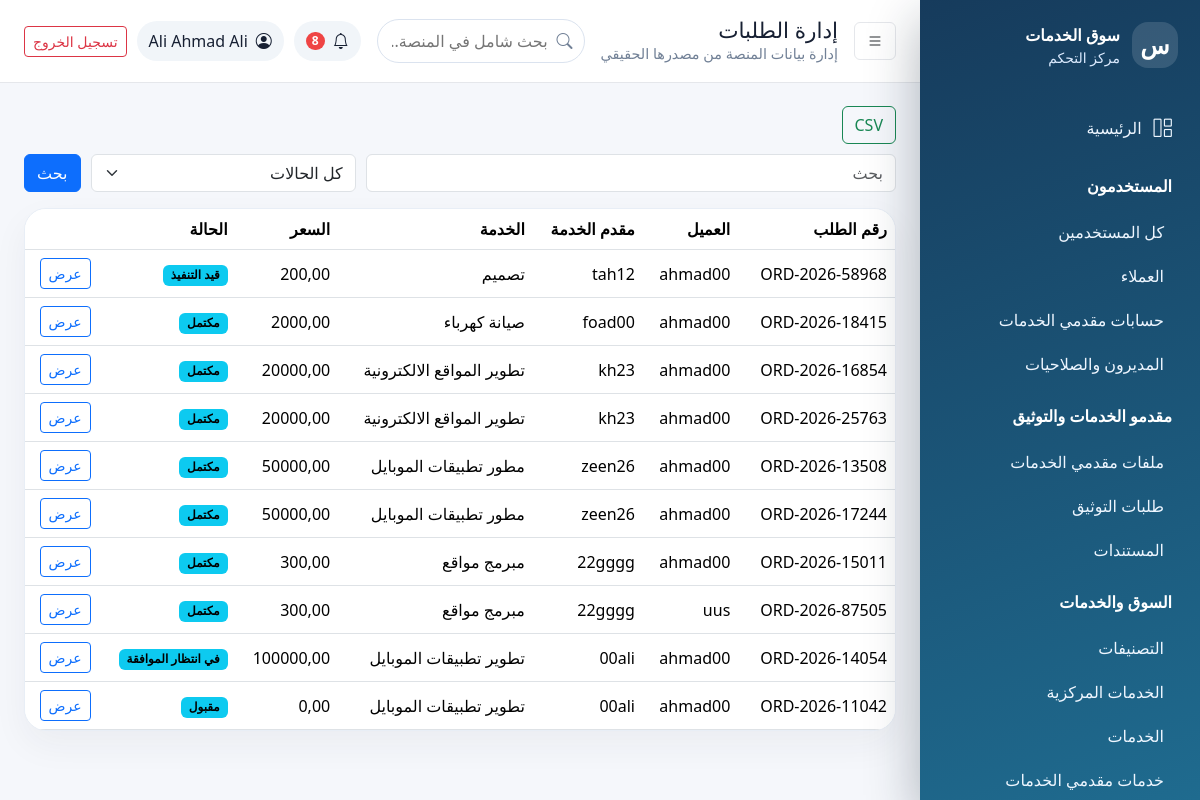
Page /dashboard/orders/ (signed in) on the committed database.
### apps/accounts/models.py (models this page shows, shortened)
class User(AbstractUser):
    ROLE_CHOICES = (
        ('customer', 'عميل'),
        ('provider', 'مقدم خدمة'),
        ('admin', 'مدير'),
        ('super_admin', 'مدير عام'),
    )
    email = models.EmailField('البريد الإلكتروني', unique=True)
    role = models.CharField('الدور', max_length=20, choices=ROLE_CHOICES, default='customer')
    phone = models.CharField('رقم الجوال', max_length=20, blank=True)
    city = models.CharField('المدينة', max_length=100, blank=True)
    location_city = models.ForeignKey('core.City', on_delete=models.SET_NULL, null=True, blank=True, related_name='users', verbose_name='المدينة المختارة')
    location_district = models.ForeignKey('core.District', on_delete=models.SET_NULL, null=True, blank=True, related_name='users', verbose_name='المديرية المختارة')
    is_verified = models.BooleanField('حساب موثق', default=False)
    is_active = models.BooleanField('حساب نشط', default=True)
    created_at = models.DateTimeField('تاريخ الإنشاء', auto_now_add=True)
    updated_at = models.DateTimeField('تاريخ التحديث', auto_now=True)
    USERNAME_FIELD = 'username'
    REQUIRED_FIELDS = ['email']
    class Meta:
        verbose_name = 'مستخدم'
        verbose_name_plural = 'المستخدمون'
        ordering = ['-created_at']

### apps/orders/models.py (models this page shows, shortened)
class Order(models.Model):
    STATUS_PENDING='pending'; STATUS_ACCEPTED='accepted'; STATUS_PAYMENT_PENDING='payment_pending'; STATUS_PAID='paid'; STATUS_IN_PROGRESS='in_progress'; STATUS_DELIVERED='delivered'; STATUS_COMPLETED='completed'; STATUS_REJECTED='rejected'; STATUS_CANCELLED='cancelled'; STATUS_DISPUTED='disputed'
    STATUS_CHOICES = [
        (STATUS_PENDING, 'في انتظار الموافقة'),
        (STATUS_ACCEPTED, 'مقبول'),
        (STATUS_PAYMENT_PENDING, 'بانتظار الدفع'),
        (STATUS_PAID, 'مدفوع'),
        (STATUS_IN_PROGRESS, 'قيد التنفيذ'),
        (STATUS_DELIVERED, 'تم التسليم'),
        (STATUS_COMPLETED, 'مكتمل'),
        (STATUS_REJECTED, 'مرفوض'),
        (STATUS_CANCELLED, 'ملغي'),
        (STATUS_DISPUTED, 'متنازع عليه'),
    ]
    PAYMENT_STATUS_CHOICES = [
        ('pending', 'في الانتظار'),
        ('processing', 'قيد المعالجة'),
        ('paid', 'مدفوع'),
        ('failed', 'فشل'),
        ('refunded', 'مسترد'),
        ('cancelled', 'ملغي'),
    ]
    customer = models.ForeignKey(
        User,
        on_delete=models.CASCADE,
        related_name='orders_as_customer',
        limit_choices_to={'role': 'customer'},
        verbose_name='العميل'
    )
    provider = models.ForeignKey(
        User,
        on_delete=models.CASCADE,
        related_name='orders_as_provider',
        limit_choices_to={'role': 'provider'},
        verbose_name='مقدم الخدمة'
    )
    service = models.ForeignKey(
        Service,
        on_delete=models.SET_NULL,
        null=True,
        related_name='orders',
        verbose_name='الخدمة'
    )
    order_number = models.CharField(
        max_length=50,
        unique=True,
        editable=False,
        verbose_name='رقم الطلب'
    )
    title = models.CharField(
        max_length=200,
        verbose_name='عنوان الطلب'
    )
    description = models.TextField(
        verbose_name='تفاصيل ومتطلبات الطلب',
        help_text='اشرح ما تريده بالتفصيل'
    )
    agreed_price = models.DecimalField(
        max_digits=10,
        decimal_places=2,
        validators=[MinValueValidator(0)],
        verbose_name='السعر المتفق عليه (ريال)'
    )
    delivery_days = models.IntegerField(
        validators=[MinValueValidator(1)],
        verbose_name='مدة التسليم (بالأيام)'
    )
    expected_delivery_date = models.DateField(
        null=True,
        blank=True,
        verbose_name='تاريخ التسليم المتوقع'
    )
    status = models.CharField(
        max_length=20,
        choices=STATUS_CHOICES,
        default='pending',
        verbose_name='حالة الطلب'
    )
    currency = models.CharField(max_length=3, default='YER', verbose_name='العملة')
    commission_rate = models.DecimalField(max_digits=5, decimal_places=2, null=True, blank=True)
    commission_amount = models.DecimalField(max_digits=10, decimal_places=2, null=True, blank=True)
    provider_net_amount = models.DecimalField(max_digits=10, decimal_places=2, null=True, blank=True)
    payment_status = models.CharField(
        max_length=20,
        choices=PAYMENT_STATUS_CHOICES,
        default='pending',
        verbose_name='حالة الدفع'
    )
    created_at = models.DateTimeField(
        auto_now_add=True,
        verbose_name='تاريخ الإنشاء'
    )
    accepted_at = models.DateTimeField(
        null=True,
        blank=True,
        verbose_name='تاريخ القبول'
    )
    started_at = models.DateTimeField(
        null=True,
        blank=True,
        verbose_name='تاريخ البدء'
    )
    delivered_at = models.DateTimeField(
        null=True,
        blank=True,
        verbose_name='تاريخ التسليم'
    )
    completed_at = models.DateTimeField(
        null=True,
        blank=True,
        verbose_name='تاريخ الإكمال'
    )
    cancelled_at = models.DateTimeField(
        null=True,
        blank=True,
        verbose_name='تاريخ الإلغاء'
    )
    dispute_reason = models.TextField(blank=True, verbose_name='سبب النزاع')
    cancellation_reason = models.TextField(
        blank=True,
        verbose_name='سبب الإلغاء'
    )
    class Meta:
        verbose_name = 'طلب'
        verbose_name_plural = 'الطلبات'
        ordering = ['-created_at']
        indexes = [
            models.Index(fields=['status', '-created_at']),
            models.Index(fields=['customer', 'status']),
            models.Index(fields=['provider', 'status']),
            models.Index(fields=['order_number']),
        ]
    ALLOWED_TRANSITIONS={STATUS_PENDING:{STATUS_ACCEPTED,STATUS_REJECTED,STATUS_CANCELLED},STATUS_ACCEPTED:{STATUS_PAYMENT_PENDING,STATUS_CANCELLED},STATUS_PAYMENT_PENDING:{STATUS_PAID,STATUS_CANCELLED},STATUS_PAID:{STATUS_IN_PROGRESS,STATUS_DISPUTED},STATUS_IN_PROGRESS:{STATUS_DELIVERED,STATUS_DISPUTED},STATUS_DELIVERED:{STATUS_COMPLETED,STATUS_DISPUTED}}

### apps/marketplace/models.py (models this page shows, shortened)
class Service(models.Model):
    PRICE_TYPE_CHOICES = [
        ('fixed', 'سعر ثابت'),
        ('hourly', 'بالساعة'),
        ('negotiable', 'قابل للتفاوض'),
    ]
    CURRENCY_CHOICES = [
        ('YER', 'ريال يمني'),
        ('SAR', 'ريال سعودي'),
        ('USD', 'دولار أمريكي'),
    ]
    STATUS_CHOICES = [
        ('pending', 'قيد المراجعة'),
        ('active', 'نشط'),
        ('paused', 'متوقف مؤقتاً'),
        ('closed', 'مغلق'),
    ]
    provider = models.ForeignKey(
        User,
        on_delete=models.CASCADE,
        related_name='services',
        limit_choices_to={'role': 'provider'},
        verbose_name='مقدم الخدمة'
    )
    category = models.ForeignKey(
        Category,
        on_delete=models.SET_NULL,
        null=True,
        related_name='services',
        verbose_name='التصنيف'
    )
    provider_service = models.ForeignKey(
        'ProviderService',
        on_delete=models.PROTECT,
        null=True,
        blank=True,
        related_name='commercial_services',
        verbose_name='اعتماد مقدم الخدمة',
        help_text='الخدمة المركزية المعتمدة التي ينتمي إليها هذا العرض التجاري',
    )
    title = models.CharField(
        max_length=200,
        verbose_name='عنوان الخدمة'
    )
    description = models.TextField(
        verbose_name='وصف الخدمة',
        help_text='اشرح ما تقدمه في هذه الخدمة بالتفصيل'
    )
    price_type = models.CharField(
        max_length=20,
        choices=PRICE_TYPE_CHOICES,
        default='fixed',
        verbose_name='نوع السعر'
    )
    currency = models.CharField(
        max_length=3,
        choices=CURRENCY_CHOICES,
        default='YER',
        verbose_name='العملة'
    )
    price = models.DecimalField(
        max_digits=10,
        decimal_places=2,
        null=True,
        blank=True,
        validators=[MinValueValidator(0)],
        verbose_name='السعر',
        help_text='اترك فارغاً إذا كان قابل للتفاوض'
    )
    delivery_time = models.IntegerField(
        validators=[MinValueValidator(1)],
        verbose_name='مدة التسليم (بالأيام)',
        help_text='كم يوماً تحتاج لإنجاز هذه الخدمة؟'
    )
    image = models.ImageField(
        upload_to='services/%Y/%m/',
        null=True,
        blank=True,
        verbose_name='صورة الخدمة'
    )
    status = models.CharField(
        max_length=20,
        choices=STATUS_CHOICES,
        default='pending',
        verbose_name='الحالة'
    )
    views_count = models.IntegerField(
        default=0,
        verbose_name='عدد المشاهدات'
    )
    orders_count = models.IntegerField(
        default=0,
        verbose_name='عدد الطلبات'
    )
    average_rating = models.DecimalField(
        max_digits=3,
        decimal_places=2,
        default=0,
        validators=[MinValueValidator(0), MaxValueValidator(5)],
        verbose_name='متوسط التقييم'
    )
    is_featured = models.BooleanField(
        default=False,
        verbose_name='خدمة مميزة',
        help_text='ستظهر في الصفحة الرئيسية'
    )
    created_at = models.DateTimeField(
        auto_now_add=True,
        verbose_name='تاريخ الإنشاء'
    )
    updated_at = models.DateTimeField(
        auto_now=True,
        verbose_name='تاريخ التعديل'
    )
    class Meta:
        verbose_name = 'خدمة'
        verbose_name_plural = 'الخدمات'
        ordering = ['-created_at']
        constraints = [models.CheckConstraint(check=models.Q(price__gte=0) | models.Q(price__isnull=True), name='service_price_non_negative')]
        indexes = [
            models.Index(fields=['status', '-created_at']),
            models.Index(fields=['category', 'status']),
            models.Index(fields=['provider', 'status']),
        ]

### apps/dashboard/views.py (the view)
# urls.py: path('orders/', views.orders_list, name='orders'), path('orders/<str:order_number>/', views.order_detail, name='order_detail'), path('orders/<str:order_number>/status/', views.order_status_action, nam
@dashboard_required
def orders_list(request):
    qs=Order.objects.select_related('customer','provider','service')
    qs=_search(qs,request.GET.get('q'),['order_number','title','customer__username','provider__username','service__title'])
    if request.GET.get('status'): qs=qs.filter(status=request.GET['status'])
    qs=_date_filter(qs,request); qs=_sort(qs,request,{'created_at','-created_at','agreed_price','-agreed_price','status'},'-created_at')
    return render(request,'dashboard/orders/list.html',{**_common(request,'إدارة الطلبات'),'page_obj':_paginate(request,qs),'status_choices':Order.STATUS_CHOICES})

### apps/core/context_processors.py (called while the page is built)
def maps_settings(request):
    return {'MAPS_API_KEY': settings.MAPS_API_KEY}

### apps/dashboard/permissions.py (called while the page is built)
def can_access_dashboard(user):
    return bool(user.is_authenticated and user.is_active and (user.is_staff or user.is_superuser or getattr(user, 'role', '') in {'admin', 'super_admin'}))

def dashboard_required(view_func):
    @wraps(view_func)
    def _wrapped(request, *args, **kwargs):
        if not request.user.is_authenticated:
            return redirect('dashboard:login')
        if not can_access_dashboard(request.user):
            raise PermissionDenied('ليست لديك صلاحية الدخول إلى لوحة التحكم.')
        return view_func(request, *args, **kwargs)
    return _wrapped

### apps/dashboard/views.py (called while the page is built)
def _paginate(request, qs, per_page=PER_PAGE): return Paginator(qs, per_page).get_page(request.GET.get('page'))

def _common(request, title):
    unread = request.user.notifications.filter(is_read=False).count() if hasattr(request.user, 'notifications') else 0
    return {'page_title': title, 'unread_notifications': unread}

def _search(qs, q, fields):
    if not q: return qs
    query=Q()
    for field in fields: query |= Q(**{f'{field}__icontains': q})
    return qs.filter(query)

def _date_filter(qs, request, field='created_at'):
    if request.GET.get('date_from'): qs=qs.filter(**{f'{field}__date__gte': request.GET['date_from']})
    if request.GET.get('date_to'): qs=qs.filter(**{f'{field}__date__lte': request.GET['date_to']})
    return qs

def _sort(qs, request, allowed, default):
    key=request.GET.get('sort', default)
    return qs.order_by(key if key in allowed else default)

### apps/dashboard/templates/dashboard/orders/list.html
{% extends 'dashboard/base.html' %}{% block content %}<div class="bulk-bar"><a class="btn btn-outline-success" href="{% url 'dashboard:export' 'orders' %}?{{ request.GET.urlencode }}">CSV</a></div><form class="filters"><input name="q" class="form-control" value="{{ request.GET.q }}" placeholder="بحث"><select name="status" class="form-select"><option value="">كل الحالات</option>{% for k,v in status_choices %}<option value="{{ k }}">{{ v }}</option>{% endfor %}</select><button class="btn btn-primary">بحث</button></form><div class="table-card">{% include 'dashboard/orders/table.html' with orders=page_obj %}</div>{% include 'dashboard/partials/pagination.html' %}{% endblock %}

### apps/dashboard/templates/dashboard/partials/header.html
<header class="dash-header"><button class="btn icon-btn" data-sidebar-toggle><i class="bi bi-list"></i></button><div><h1>{{ page_title }}</h1><p>إدارة بيانات المنصة من مصدرها الحقيقي</p></div><form class="global-search" action="{% url 'dashboard:global_search' %}" method="get"><label class="visually-hidden" for="dashboard-search">بحث شامل في المنصة</label><i class="bi bi-search"></i><input id="dashboard-search" name="q" value="{{ request.GET.q }}" minlength="2" placeholder="بحث شامل في المنصة..." autocomplete="off"></form><div class="header-actions"><span class="notif"><i class="bi bi-bell"></i>{% if unread_notifications %}<b>{{ unread_notifications }}</b>{% endif %}</span><div class="user-pill"><i class="bi bi-person-circle"></i><span>{{ request.user.get_full_name|default:request.user.username }}</span></div><a class="btn btn-outline-danger btn-sm" href="{% url 'accounts:logout' %}">تسجيل الخروج</a></div></header>

### apps/dashboard/templates/dashboard/orders/table.html
<div class="table-responsive"><table class="table"><thead><tr><th>رقم الطلب</th><th>العميل</th><th>مقدم الخدمة</th><th>الخدمة</th><th>السعر</th><th>الحالة</th><th></th></tr></thead><tbody>{% for o in orders %}<tr><td>{{ o.order_number }}</td><td>{{ o.customer.username }}</td><td>{{ o.provider.username }}</td><td>{{ o.service.title|default:'-' }}</td><td>{{ o.agreed_price }}</td><td><span class="badge text-bg-info">{{ o.get_status_display }}</span></td><td><a href="{% url 'dashboard:order_detail' o.order_number %}" class="btn btn-sm btn-outline-primary">عرض</a></td></tr>{% empty %}<tr><td colspan="7">{% include 'dashboard/partials/empty.html' %}</td></tr>{% endfor %}</tbody></table></div>

### apps/dashboard/static/dashboard/css/dashboard.css (style rules this page uses)
:root { --side:#163b5c;--side2:#1f6b8f;--bg:#f5f7fb;--card:#fff;--text:#172033;--muted:#718096;--primary:#2563eb }
body { font-family:Tajawal,system-ui,-apple-system,"Segoe UI",sans-serif;background:var(--bg);color:var(--text) }
.dash-header { height:82px;background:#fff;display:flex;align-items:center;gap:16px;padding:0 24px;box-shadow:0 1px 0 #e5e7eb;position:sticky;top:0;z-index:1000 }
.dash-header h1 { font-size:1.35rem;margin:0 }
.dash-header p { margin:0;color:var(--muted);font-size:.9rem }
.header-actions { margin-inline-start:auto;display:flex;align-items:center;gap:10px }
.icon-btn { border:1px solid #e5e7eb;background:#fff }
.user-pill,.notif { display:flex;align-items:center;gap:8px;background:#f1f5f9;border-radius:999px;padding:8px 12px }
.notif { position:relative }
.notif b { background:#ef4444;color:#fff;border-radius:99px;padding:0 6px;font-size:.75rem }
.stat-card,.panel,.table-card { background:var(--card);border:1px solid #e8eef6;border-radius:22px;box-shadow:0 14px 35px #1e293b0d }
.table-card { overflow:auto }
.table { margin:0;vertical-align:middle }
.filters { display:grid;grid-template-columns:2fr 1fr auto;gap:10px;margin-bottom:16px }
.bulk-bar { display:flex;gap:8px;align-items:center;margin-bottom:10px }
.global-search { position:relative;flex:1;max-width:420px;margin-inline-start:auto }
.global-search i { position:absolute;inset-inline-start:12px;top:50%;transform:translateY(-50%);color:var(--muted) }
.global-search input { width:100%;border:1px solid #dbe3ef;border-radius:999px;padding:9px 36px 9px 14px;outline:none }

### rows in the picture
User: user.get_full_name "Ali Ahmad Ali"
Order: order_number "ORD-2026-58968", customer.username "ahmad00", provider.username "tah12", service "تصميم", agreed_price "200,00", status "قيد التنفيذ"
Order: order_number "ORD-2026-18415", customer.username "ahmad00", provider.username "foad00", service "صيانة كهرباء", agreed_price "2000,00", status "مكتمل"
Order: order_number "ORD-2026-16854", customer.username "ahmad00", provider.username "kh23", service "تطوير المواقع الالكترونية", agreed_price "20000,00", status "مكتمل"
Order: order_number "ORD-2026-25763", customer.username "ahmad00", provider.username "kh23", service "تطوير المواقع الالكترونية", agreed_price "20000,00", status "مكتمل"
Order: order_number "ORD-2026-13508", customer.username "ahmad00", provider.username "zeen26", service "مطور تطبيقات الموبايل", agreed_price "50000,00", status "مكتمل"
Order: order_number "ORD-2026-17244", customer.username "ahmad00", provider.username "zeen26", service "مطور تطبيقات الموبايل", agreed_price "50000,00", status "مكتمل"
Order: order_number "ORD-2026-15011", customer.username "ahmad00", provider.username "22gggg", service "مبرمج مواقع", agreed_price "300,00", status "مكتمل"
Order: order_number "ORD-2026-87505", customer.username "uus", provider.username "22gggg", service "مبرمج مواقع", agreed_price "300,00", status "مكتمل"
Order: order_number "ORD-2026-14054", customer.username "ahmad00", provider.username "00ali", service "تطوير تطبيقات الموبايل", agreed_price "100000,00", status "في انتظار الموافقة"
Order: order_number "ORD-2026-11042", customer.username "ahmad00", provider.username "00ali", service "تطوير تطبيقات الموبايل", agreed_price "0,00", status "مقبول"

### other values in the picture
{{ page_title }} "إدارة الطلبات"
{{ unread_notifications }} "8"
